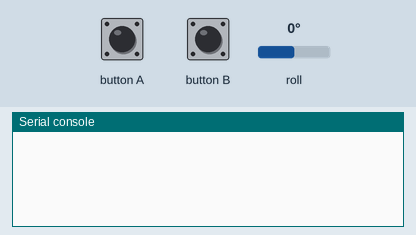
Simulated run of this program. Board: BBC micro:bit (MakeCode). Shown: the last lines printed to the serial console. The inputs (shaded band) are chosen by the test bench; at power-on: roll 0°. No radio messages arrive unless stated (any console line starting 'radio sent:' is added by the test bench).

Above: at 1.2 s.
1.3 s: roll set to -172°
At 1.8 s:
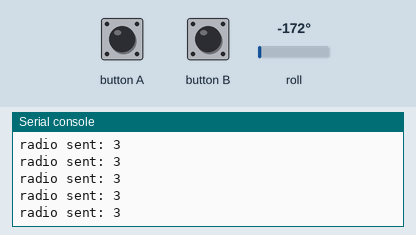
2.8 s: button A pressed for 0.15 s
4.4 s: button B pressed for 0.15 s
6.0 s: roll set to 90°
At 6.8 s:
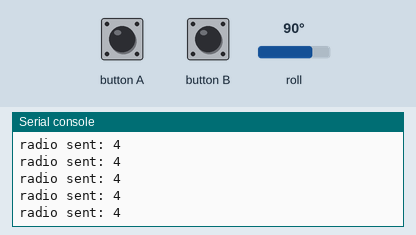
Timing chart, 0 to 8.5 s (numbered marks = the images above; inputs shaded):
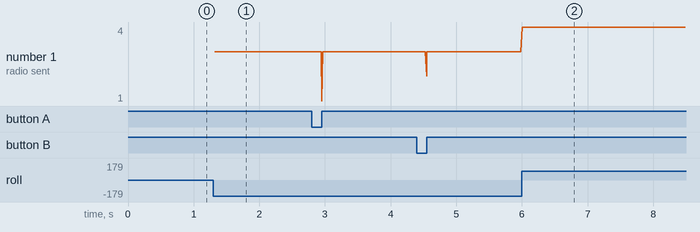

Measured:
- after the input at 1.3 s, the serial console: prints a new line at once (image 1)
- after the input at 6.0 s, the serial console: prints a new line at once (image 2)
- plotted number 1: 3 → 4 after the input at 6.0 s

The program:

main.ts
```typescript
input.onButtonPressed(Button.A, function () {
    radio.sendNumber(1)
})
input.onButtonPressed(Button.B, function () {
    radio.sendNumber(2)
})
radio.setGroup(99)
basic.forever(function () {
    if (input.rotation(Rotation.Roll) < -30) {
        radio.sendNumber(3)
    }
    if (input.rotation(Rotation.Roll) > 30) {
        radio.sendNumber(4)
    }
})
```

test.ts
```typescript
// aquí va el archivo "tests"; esto no se compilará cuando este paquete se utilice como una extensión.
```
